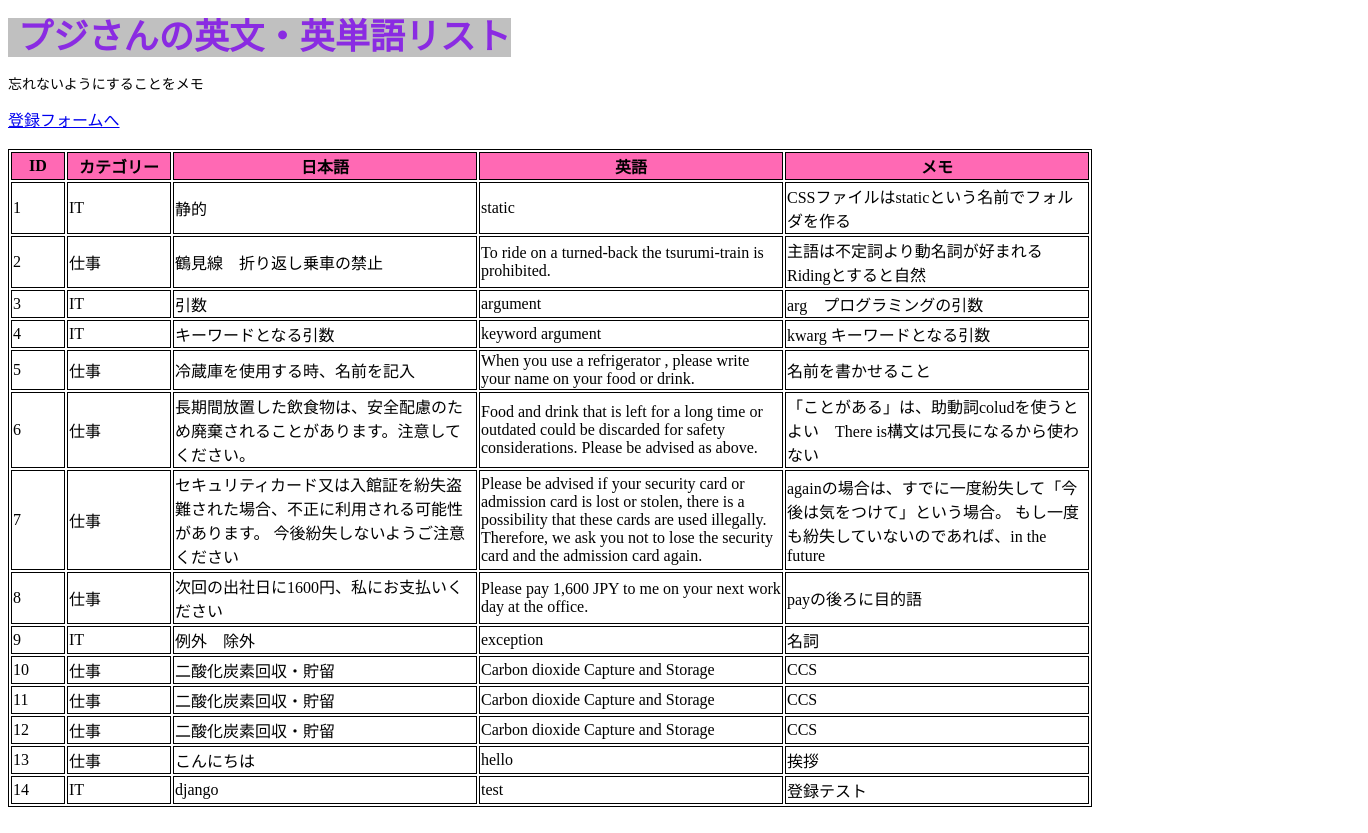
Page /english_list/ on the earlier database version.
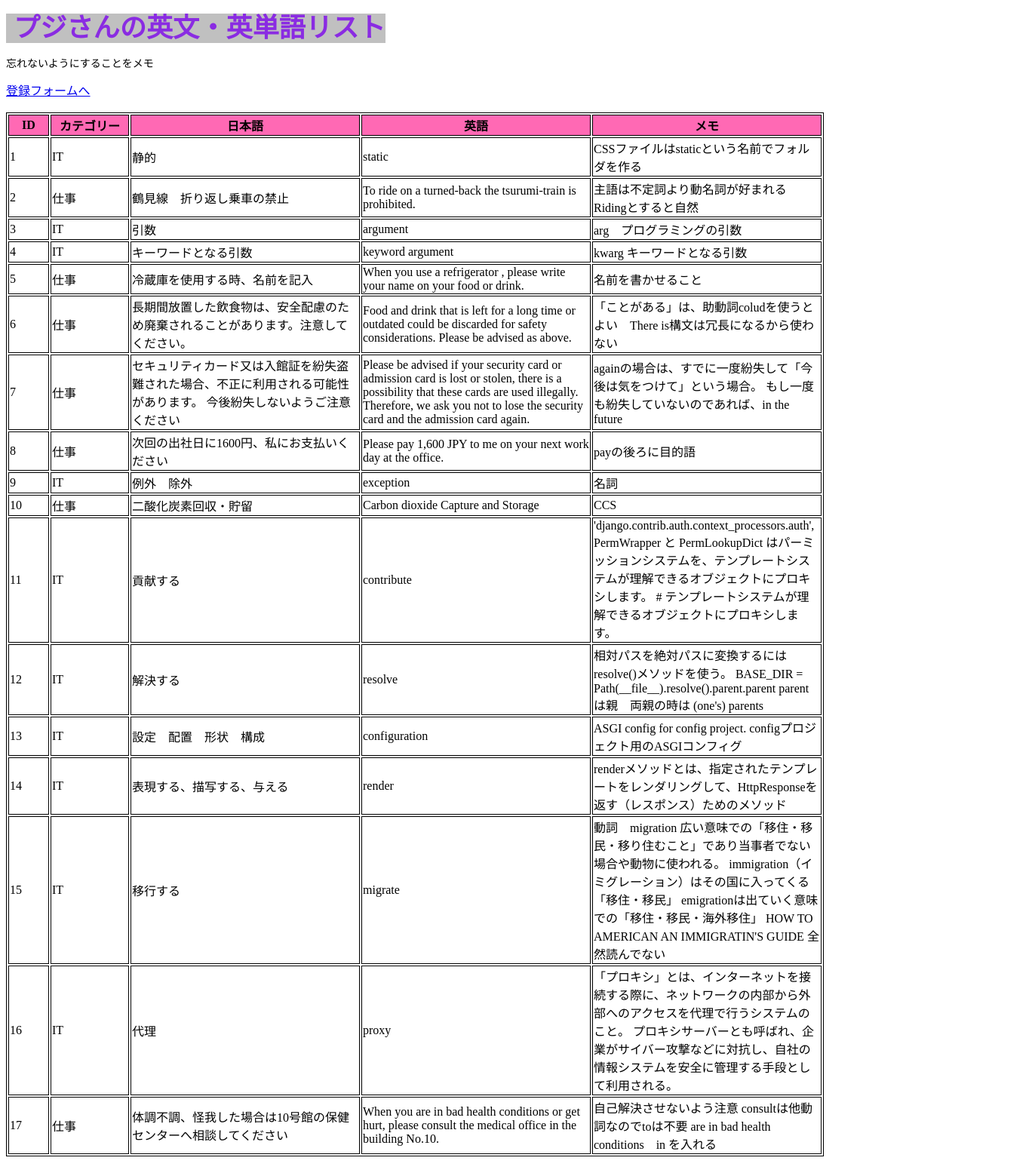
Same page on the later database version.
### english_list/models.py (models this page shows, shortened)
class WordLists(models.Model):
    category = models.CharField('カテゴリー', max_length=50)
    ja_word = models.CharField('日本語', max_length=300)
    en_word = models.TextField('英語')
    memo = models.TextField('メモ')

### english_list/views.py (the view)
# urls.py: path('', views.index, name='index'),
def index(request):
    data = WordLists.objects.all()
    params = {
        'title':'english_lists',
        'message':'忘れないようにすることをメモ',
        'data':data
    }
    return render(request,'english_list/index.html',params)

### english_list/templates/english_list/index.html (shortened to what this page needs)
{% load static %}
<!DOCTYPE html>
<html lang="ja">
<head>
    <link rel="stylesheet" type="text/css" href="{% static 'english_list/css/style.css' %}"/>
</head>
<body>
    <hi>プジさんの英文・英単語リスト</hi>
    <p>{{message|safe}} </p>
    <a href="{% url 'form_create_view' %}">登録フォームへ</a><br>
    <br>
    <table>
        <tr>
            <th class="th_id">ID</th>
            <th class="th_category">カテゴリー</th>
            <th class="th_ja_word">日本語</th>
            <th class="th_en_word">英語</th>
            <th class="th_memo">メモ</th>
        </tr>
        {% for item in data %}
         <tr>
            <td class="td_id">{{item.id}}</td>
            <td class="td_category">{{item.category}}</td>
            <td class="td_ja_word">{{item.ja_word}}</td>
            <td class="td_en_word">{{item.en_word}}</td>
            <td class="td_memo">{{item.memo}}</td>
        </tr>
        {% endfor %}
    </table>
    <br>
</body>
</html>

Differences in the rows shown:
changed WordLists id 11: category "仕事" → "IT"; ja_word "二酸化炭素回収・貯留" → "貢献する"; en_word "Carbon dioxide Capture and Storage" → "contribute"; memo "CCS" → "'django.contrib.auth.context_processors.auth', PermWrapper と PermLookupDict はパーミッションシステムを、テンプレートシステムが理解できるオブジェクトにプロキシします。 # テンプレートシステムが理解できるオブジェクトにプロキシします。"
changed WordLists id 12: category "仕事" → "IT"; ja_word "二酸化炭素回収・貯留" → "解決する"; en_word "Carbon dioxide Capture and Storage" → "resolve"; memo "CCS" → "相対パスを絶対パスに変換するにはresolve()メソッドを使う。 BASE_DIR = Path(__file__).resolve().parent.parent parentは親 両親の時は (one's) parents"
changed WordLists id 13: category "仕事" → "IT"; ja_word "こんにちは" → "設定 配置 形状 構成"; en_word "hello" → "configuration"; memo "挨拶" → "ASGI config for config project. configプロジェクト用のASGIコンフィグ"
changed WordLists id 14: ja_word "django" → "表現する、描写する、与える"; en_word "test" → "render"; memo "登録テスト" → "renderメソッドとは、指定されたテンプレートをレンダリングして、HttpResponseを返す（レスポンス）ためのメソッド"
added WordLists: id "15", category "IT", ja_word "移行する", en_word "migrate", memo "動詞 migration 広い意味での「移住・移民・移り住むこと」であり当事者でない場合や動物に使われる。 immigration（イミグレーション）はその国に入ってくる「移住・移民」 emigrationは出ていく意味での「移住・移民・海外移住」 HOW TO AMERICAN AN IMMIGRATIN'S GUIDE 全然読んでない"
added WordLists: id "16", category "IT", ja_word "代理", en_word "proxy", memo "「プロキシ」とは、インターネットを接続する際に、ネットワークの内部から外部へのアクセスを代理で行うシステムのこと。 プロキシサーバーとも呼ばれ、企業がサイバー攻撃などに対抗し、自社の情報システムを安全に管理する手段として利用される。"
added WordLists: id "17", category "仕事", ja_word "体調不調、怪我した場合は10号館の保健センターへ相談してください", en_word "When you are in bad health conditions or get hurt, please consult the medical office in the building No.10.", memo "自己解決させないよう注意 consultは他動詞なのでtoは不要 are in bad health conditions in を入れる"
